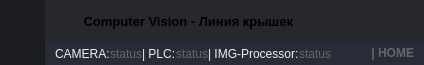
        <widget class="QFrame" name="frame_top">
         <property name="minimumSize">
          <size>
           <width>0</width>
           <height>65</height>
          </size>
         </property>
         <property name="maximumSize">
          <size>
           <width>16777215</width>
           <height>65</height>
          </size>
         </property>
         <property name="styleSheet">
          <string notr="true">background-color: transparent;</string>
         </property>
         <property name="frameShape">
          <enum>QFrame::NoFrame</enum>
         </property>
         <property name="frameShadow">
          <enum>QFrame::Raised</enum>
         </property>
         <layout class="QHBoxLayout" name="horizontalLayout_3">
          <property name="spacing">
           <number>0</number>
          </property>
          <property name="leftMargin">
           <number>0</number>
          </property>
          <property name="topMargin">
           <number>0</number>
          </property>
          <property name="rightMargin">
           <number>0</number>
          </property>
          <property name="bottomMargin">
           <number>0</number>
          </property>
          <item>
           <widget class="QFrame" name="frame_toggle">
            <property name="maximumSize">
             <size>
              <width>70</width>
              <height>16777215</height>
             </size>
            </property>
            <property name="styleSheet">
             <string notr="true">background-color: rgb(27, 29, 35);</string>
            </property>
            <property name="frameShape">
             <enum>QFrame::NoFrame</enum>
            </property>
            <property name="frameShadow">
             <enum>QFrame::Raised</enum>
            </property>
            <layout class="QVBoxLayout" name="verticalLayout_3">
             <property name="spacing">
              <number>0</number>
             </property>
             <property name="leftMargin">
              <number>0</number>
             </property>
             <property name="topMargin">
              <number>0</number>
             </property>
             <property name="rightMargin">
              <number>0</number>
             </property>
             <property name="bottomMargin">
              <number>0</number>
             </property>
             <item>
              <widget class="QPushButton" name="btn_toggle_menu">
               <property name="sizePolicy">
                <sizepolicy hsizetype="Expanding" vsizetype="Expanding">
                 <horstretch>0</horstretch>
                 <verstretch>0</verstretch>
                </sizepolicy>
               </property>
               <property name="minimumSize">
                <size>
                 <width>45</width>
                 <height>0</height>
                </size>
               </property>
               <property name="maximumSize">
                <size>
                 <width>70</width>
                 <height>65</height>
                </size>
               </property>
               <property name="styleSheet">
                <string notr="true">QPushButton {
	background-image: url(:/24x24/icons/24x24/cil-menu.png);
	background-position: center;
	background-repeat: no-reperat;
	border: none;
	background-color: rgb(27, 29, 35);
}
QPushButton:hover {
	background-color: rgb(33, 37, 43);
}
QPushButton:pressed {	
	background-color: rgb(85, 170, 255);
}</string>
               </property>
               <property name="text">
                <string/>
               </property>
              </widget>
             </item>
            </layout>
           </widget>
          </item>
          <item>
           <widget class="QFrame" name="frame_top_right">
            <property name="styleSheet">
             <string notr="true">background: transparent;</string>
            </property>
            <property name="frameShape">
             <enum>QFrame::NoFrame</enum>
            </property>
            <property name="frameShadow">
             <enum>QFrame::Raised</enum>
            </property>
            <layout class="QVBoxLayout" name="verticalLayout_2">
             <property name="spacing">
              <number>0</number>
             </property>
             <property name="leftMargin">
              <number>0</number>
             </property>
             <property name="topMargin">
              <number>0</number>
             </property>
             <property name="rightMargin">
              <number>0</number>
             </property>
             <property name="bottomMargin">
              <number>0</number>
             </property>
             <item>
              <widget class="QFrame" name="frame_top_btns">
               <property name="maximumSize">
                <size>
                 <width>16777215</width>
                 <height>42</height>
                </size>
               </property>
               <property name="styleSheet">
                <string notr="true">background-color: rgba(27, 29, 35, 200)</string>
               </property>
               <property name="frameShape">
                <enum>QFrame::NoFrame</enum>
               </property>
               <property name="frameShadow">
                <enum>QFrame::Raised</enum>
               </property>
               <layout class="QHBoxLayout" name="horizontalLayout_4">
                <property name="spacing">
                 <number>0</number>
                </property>
                <property name="leftMargin">
                 <number>0</number>
                </property>
                <property name="topMargin">
                 <number>0</number>
                </property>
                <property name="rightMargin">
                 <number>0</number>
                </property>
                <property name="bottomMargin">
                 <number>0</number>
                </property>
                <item>
                 <widget class="QFrame" name="frame_label_top_btns">
                  <property name="sizePolicy">
                   <sizepolicy hsizetype="Expanding" vsizetype="Preferred">
                    <horstretch>0</horstretch>
                    <verstretch>0</verstretch>
                   </sizepolicy>
                  </property>
                  <property name="frameShape">
                   <enum>QFrame::NoFrame</enum>
                  </property>
                  <property name="frameShadow">
                   <enum>QFrame::Raised</enum>
                  </property>
                  <layout class="QHBoxLayout" name="horizontalLayout_10">
                   <property name="spacing">
                    <number>0</number>
                   </property>
                   <property name="leftMargin">
                    <number>5</number>
                   </property>
                   <property name="topMargin">
                    <number>0</number>
                   </property>
                   <property name="rightMargin">
                    <number>10</number>
                   </property>
                   <property name="bottomMargin">
                    <number>0</number>
                   </property>
                   <item>
                    <widget class="QFrame" name="frame_icon_top_bar">
                     <property name="maximumSize">
                      <size>
                       <width>30</width>
                       <height>30</height>
                      </size>
                     </property>
                     <property name="styleSheet">
                      <string notr="true">background: transparent;
background-image: url(:/16x16/icons/16x16/cil-camera.png);
background-position: center;
background-repeat: no-repeat;
</string>
                     </property>
                     <property name="frameShape">
                      <enum>QFrame::StyledPanel</enum>
                     </property>
                     <property name="frameShadow">
                      <enum>QFrame::Raised</enum>
                     </property>
                    </widget>
                   </item>
                   <item>
                    <widget class="QLabel" name="label_title_bar_top">
                     <property name="font">
                      <font>
                       <family>Segoe UI</family>
                       <pointsize>10</pointsize>
                       <weight>75</weight>
                       <bold>true</bold>
                      </font>
                     </property>
                     <property name="styleSheet">
                      <string notr="true">background: transparent;
</string>
                     </property>
                     <property name="text">
                      <string> Computer Vision - Линия крышек</string>
                     </property>
                    </widget>
                   </item>
                  </layout>
                 </widget>
                </item>
                <item alignment="Qt::AlignRight">
                 <widget class="QFrame" name="frame_btns_right">
                  <property name="sizePolicy">
                   <sizepolicy hsizetype="Expanding" vsizetype="Preferred">
                    <horstretch>0</horstretch>
                    <verstretch>0</verstretch>
                   </sizepolicy>
                  </property>
                  <property name="maximumSize">
                   <size>
                    <width>120</width>
                    <height>16777215</height>
                   </size>
                  </property>
                  <property name="frameShape">
                   <enum>QFrame::NoFrame</enum>
                  </property>
                  <property name="frameShadow">
                   <enum>QFrame::Raised</enum>
                  </property>
                  <layout class="QHBoxLayout" name="horizontalLayout_5">
                   <property name="spacing">
                    <number>0</number>
                   </property>
                   <property name="leftMargin">
                    <number>0</number>
                   </property>
                   <property name="topMargin">
                    <number>0</number>
                   </property>
                   <property name="rightMargin">
                    <number>0</number>
                   </property>
                   <property name="bottomMargin">
                    <number>0</number>
                   </property>
                   <item>
                    <widget class="QPushButton" name="btn_minimize">
                     <property name="sizePolicy">
                      <sizepolicy hsizetype="Minimum" vsizetype="Expanding">
                       <horstretch>0</horstretch>
                       <verstretch>0</verstretch>
                      </sizepolicy>
                     </property>
                     <property name="minimumSize">
                      <size>
                       <width>40</width>
                       <height>0</height>
                      </size>
                     </property>
                     <property name="maximumSize">
                      <size>
                       <width>40</width>
                       <height>16777215</height>
                      </size>
                     </property>
                     <property name="toolTip">
                      <string>Minimize</string>
                     </property>
                     <property name="styleSheet">
                      <string notr="true">QPushButton {	
	border: none;
	background-color: transparent;
}
QPushButton:hover {
	background-color: rgb(52, 59, 72);
}
QPushButton:pressed {	
	background-color: rgb(85, 170, 255);
}</string>
                     </property>
                     <property name="text">
                      <string/>
                     </property>
                     <property name="icon">
                      <iconset resource="files.qrc">
                       <normaloff>:/16x16/icons/16x16/cil-window-minimize.png</normaloff>:/16x16/icons/16x16/cil-window-minimize.png</iconset>
                     </property>
                    </widget>
                   </item>
                   <item>
                    <widget class="QPushButton" name="btn_maximize_restore">
                     <property name="sizePolicy">
                      <sizepolicy hsizetype="Minimum" vsizetype="Expanding">
                       <horstretch>0</horstretch>
                       <verstretch>0</verstretch>
                      </sizepolicy>
                     </property>
                     <property name="minimumSize">
                      <size>
                       <width>40</width>
                       <height>0</height>
                      </size>
                     </property>
                     <property name="maximumSize">
                      <size>
                       <width>40</width>
                       <height>16777215</height>
                      </size>
                     </property>
                     <property name="toolTip">
                      <string>Maximize</string>
                     </property>
                     <property name="styleSheet">
                      <string notr="true">QPushButton {	
	border: none;
	background-color: transparent;
}
QPushButton:hover {
	background-color: rgb(52, 59, 72);
}
QPushButton:pressed {	
	background-color: rgb(85, 170, 255);
}</string>
                     </property>
                     <property name="text">
                      <string/>
                     </property>
                     <property name="icon">
                      <iconset resource="files.qrc">
                       <normaloff>:/16x16/icons/16x16/cil-window-maximize.png</normaloff>:/16x16/icons/16x16/cil-window-maximize.png</iconset>
                     </property>
                    </widget>
                   </item>
                   <item>
                    <widget class="QPushButton" name="btn_close">
                     <property name="sizePolicy">
                      <sizepolicy hsizetype="Minimum" vsizetype="Expanding">
                       <horstretch>0</horstretch>
                       <verstretch>0</verstretch>
                      </sizepolicy>
                     </property>
                     <property name="minimumSize">
                      <size>
                       <width>40</width>
                       <height>0</height>
                      </size>
                     </property>
                     <property name="maximumSize">
                      <size>
                       <width>40</width>
                       <height>16777215</height>
                      </size>
                     </property>
                     <property name="toolTip">
                      <string>Close</string>
                     </property>
                     <property name="styleSheet">
                      <string notr="true">QPushButton {	
	border: none;
	background-color: transparent;
}
QPushButton:hover {
	background-color: rgb(52, 59, 72);
}
QPushButton:pressed {	
	background-color: rgb(85, 170, 255);
}</string>
                     </property>
                     <property name="text">
                      <string/>
                     </property>
                     <property name="icon">
                      <iconset resource="files.qrc">
                       <normaloff>:/16x16/icons/16x16/cil-x.png</normaloff>:/16x16/icons/16x16/cil-x.png</iconset>
                     </property>
                    </widget>
                   </item>
                  </layout>
                 </widget>
                </item>
               </layout>
              </widget>
             </item>
             <item>
              <widget class="QFrame" name="frame_top_info">
               <property name="maximumSize">
                <size>
                 <width>16777215</width>
                 <height>65</height>
                </size>
               </property>
               <property name="styleSheet">
                <string notr="true">background-color: rgb(39, 44, 54);</string>
               </property>
               <property name="frameShape">
                <enum>QFrame::NoFrame</enum>
               </property>
               <property name="frameShadow">
                <enum>QFrame::Raised</enum>
               </property>
               <layout class="QHBoxLayout" name="horizontalLayout_8">
                <property name="spacing">
                 <number>0</number>
                </property>
                <property name="leftMargin">
                 <number>10</number>
                </property>
                <property name="topMargin">
                 <number>0</number>
                </property>
                <property name="rightMargin">
                 <number>10</number>
                </property>
                <property name="bottomMargin">
                 <number>0</number>
                </property>
                <item>
                 <widget class="QLabel" name="label_top_info_CAM_label">
                  <property name="sizePolicy">
                   <sizepolicy hsizetype="Fixed" vsizetype="Maximum">
                    <horstretch>0</horstretch>
                    <verstretch>0</verstretch>
                   </sizepolicy>
                  </property>
                  <property name="maximumSize">
                   <size>
                    <width>74</width>
                    <height>15</height>
                   </size>
                  </property>
                  <property name="font">
                   <font>
                    <family>Segoe UI</family>
                   </font>
                  </property>
                  <property name="styleSheet">
                   <string notr="true">color: rgb(238, 238, 236)</string>
                  </property>
                  <property name="frameShape">
                   <enum>QFrame::NoFrame</enum>
                  </property>
                  <property name="text">
                   <string>CAMERA:</string>
                  </property>
                 </widget>
                </item>
                <item>
                 <widget class="QLabel" name="label_top_info_CAM">
                  <property name="sizePolicy">
                   <sizepolicy hsizetype="Maximum" vsizetype="Maximum">
                    <horstretch>0</horstretch>
                    <verstretch>0</verstretch>
                   </sizepolicy>
                  </property>
                  <property name="maximumSize">
                   <size>
                    <width>110</width>
                    <height>15</height>
                   </size>
                  </property>
                  <property name="font">
                   <font>
                    <family>Segoe UI</family>
                   </font>
                  </property>
                  <property name="styleSheet">
                   <string notr="true">color: rgb(98, 103, 111); </string>
                  </property>
                  <property name="frameShape">
                   <enum>QFrame::NoFrame</enum>
                  </property>
                  <property name="text">
                   <string>status</string>
                  </property>
                 </widget>
                </item>
                <item>
                 <widget class="QLabel" name="label_top_info_PLC_label">
                  <property name="sizePolicy">
                   <sizepolicy hsizetype="Fixed" vsizetype="Maximum">
                    <horstretch>0</horstretch>
                    <verstretch>0</verstretch>
                   </sizepolicy>
                  </property>
                  <property name="maximumSize">
                   <size>
                    <width>45</width>
                    <height>15</height>
                   </size>
                  </property>
                  <property name="font">
                   <font>
                    <family>Segoe UI</family>
                   </font>
                  </property>
                  <property name="styleSheet">
                   <string notr="true">color: rgb(238, 238, 236)</string>
                  </property>
                  <property name="text">
                   <string>| PLC:</string>
                  </property>
                 </widget>
                </item>
                <item>
                 <widget class="QLabel" name="label_top_info_PLC">
                  <property name="sizePolicy">
                   <sizepolicy hsizetype="Maximum" vsizetype="Maximum">
                    <horstretch>0</horstretch>
                    <verstretch>0</verstretch>
                   </sizepolicy>
                  </property>
                  <property name="maximumSize">
                   <size>
                    <width>110</width>
                    <height>15</height>
                   </size>
                  </property>
                  <property name="font">
                   <font>
                    <family>Segoe UI</family>
                   </font>
                  </property>
                  <property name="styleSheet">
                   <string notr="true">color: rgb(98, 103, 111); </string>
                  </property>
                  <property name="text">
                   <string>status</string>
                  </property>
                 </widget>
                </item>
                <item>
                 <widget class="QLabel" name="label_top_info_IMGPROC_2">
                  <property name="sizePolicy">
                   <sizepolicy hsizetype="Fixed" vsizetype="Maximum">
                    <horstretch>0</horstretch>
                    <verstretch>0</verstretch>
                   </sizepolicy>
                  </property>
                  <property name="maximumSize">
                   <size>
                    <width>125</width>
                    <height>15</height>
                   </size>
                  </property>
                  <property name="font">
                   <font>
                    <family>Segoe UI</family>
                   </font>
                  </property>
                  <property name="styleSheet">
                   <string notr="true">color: rgb(238, 238, 236);</string>
                  </property>
                  <property name="text">
                   <string>| IMG-Processor:</string>
                  </property>
                 </widget>
                </item>
                <item>
                 <widget class="QLabel" name="label_top_info_IMGPROC">
                  <property name="sizePolicy">
                   <sizepolicy hsizetype="Maximum" vsizetype="Maximum">
                    <horstretch>0</horstretch>
                    <verstretch>0</verstretch>
                   </sizepolicy>
                  </property>
                  <property name="maximumSize">
                   <size>
                    <width>110</width>
                    <height>15</height>
                   </size>
                  </property>
                  <property name="font">
                   <font>
                    <family>Segoe UI</family>
                   </font>
                  </property>
                  <property name="styleSheet">
                   <string notr="true">color: rgb(98, 103, 111); </string>
                  </property>
                  <property name="text">
                   <string>status</string>
                  </property>
                 </widget>
                </item>
                <item>
                 <spacer name="horizontalSpacer">
                  <property name="orientation">
                   <enum>Qt::Horizontal</enum>
                  </property>
                  <property name="sizeType">
                   <enum>QSizePolicy::Preferred</enum>
                  </property>
                  <property name="sizeHint" stdset="0">
                   <size>
                    <width>40</width>
                    <height>20</height>
                   </size>
                  </property>
                 </spacer>
                </item>
                <item>
                 <widget class="QLabel" name="label_top_info_2">
                  <property name="minimumSize">
                   <size>
                    <width>0</width>
                    <height>0</height>
                   </size>
                  </property>
                  <property name="maximumSize">
                   <size>
                    <width>250</width>
                    <height>20</height>
                   </size>
                  </property>
                  <property name="font">
                   <font>
                    <family>Segoe UI</family>
                    <weight>75</weight>
                    <bold>true</bold>
                   </font>
                  </property>
                  <property name="styleSheet">
                   <string notr="true">color: rgb(98, 103, 111);</string>
                  </property>
                  <property name="text">
                   <string>| HOME</string>
                  </property>
                  <property name="alignment">
                   <set>Qt::AlignRight|Qt::AlignTrailing|Qt::AlignVCenter</set>
                  </property>
                 </widget>
                </item>
               </layout>
              </widget>
             </item>
            </layout>
           </widget>
          </item>
         </layout>
        </widget>
